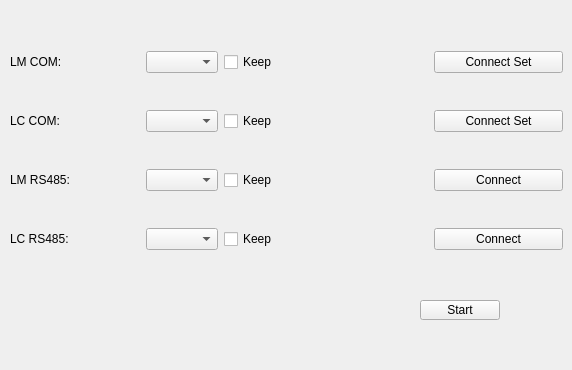
    <widget class="QWidget" name="tab_21">
     <attribute name="title">
      <string>RF</string>
     </attribute>
     <widget class="QWidget" name="layoutWidget">
      <property name="geometry">
       <rect>
        <x>10</x>
        <y>20</y>
        <width>553</width>
        <height>261</height>
       </rect>
      </property>
      <layout class="QVBoxLayout" name="verticalLayout_2">
       <item>
        <layout class="QHBoxLayout" name="horizontalLayout_10">
         <item>
          <widget class="QLabel" name="label_11">
           <property name="minimumSize">
            <size>
             <width>54</width>
             <height>0</height>
            </size>
           </property>
           <property name="text">
            <string>LM COM:</string>
           </property>
          </widget>
         </item>
         <item>
          <widget class="QComboBox" name="lmUsbCombox">
           <property name="sizePolicy">
            <sizepolicy hsizetype="Fixed" vsizetype="Fixed">
             <horstretch>0</horstretch>
             <verstretch>0</verstretch>
            </sizepolicy>
           </property>
          </widget>
         </item>
         <item>
          <widget class="QCheckBox" name="rfLMUsbCheckBox">
           <property name="sizePolicy">
            <sizepolicy hsizetype="Fixed" vsizetype="Fixed">
             <horstretch>0</horstretch>
             <verstretch>0</verstretch>
            </sizepolicy>
           </property>
           <property name="text">
            <string>Keep</string>
           </property>
          </widget>
         </item>
         <item>
          <spacer name="horizontalSpacer_14">
           <property name="orientation">
            <enum>Qt::Horizontal</enum>
           </property>
           <property name="sizeType">
            <enum>QSizePolicy::Fixed</enum>
           </property>
           <property name="sizeHint" stdset="0">
            <size>
             <width>150</width>
             <height>20</height>
            </size>
           </property>
          </spacer>
         </item>
         <item>
          <widget class="QPushButton" name="LMUSBCom">
           <property name="minimumSize">
            <size>
             <width>120</width>
             <height>0</height>
            </size>
           </property>
           <property name="text">
            <string>Connect Set</string>
           </property>
          </widget>
         </item>
        </layout>
       </item>
       <item>
        <layout class="QHBoxLayout" name="horizontalLayout_9">
         <item>
          <widget class="QLabel" name="label_6">
           <property name="minimumSize">
            <size>
             <width>54</width>
             <height>0</height>
            </size>
           </property>
           <property name="text">
            <string>LC COM:</string>
           </property>
          </widget>
         </item>
         <item>
          <widget class="QComboBox" name="LCUsbComBox">
           <property name="sizePolicy">
            <sizepolicy hsizetype="Fixed" vsizetype="Fixed">
             <horstretch>0</horstretch>
             <verstretch>0</verstretch>
            </sizepolicy>
           </property>
          </widget>
         </item>
         <item>
          <widget class="QCheckBox" name="rfLCUsbCheckBox">
           <property name="sizePolicy">
            <sizepolicy hsizetype="Fixed" vsizetype="Fixed">
             <horstretch>0</horstretch>
             <verstretch>0</verstretch>
            </sizepolicy>
           </property>
           <property name="text">
            <string>Keep</string>
           </property>
          </widget>
         </item>
         <item>
          <spacer name="horizontalSpacer_12">
           <property name="orientation">
            <enum>Qt::Horizontal</enum>
           </property>
           <property name="sizeType">
            <enum>QSizePolicy::Fixed</enum>
           </property>
           <property name="sizeHint" stdset="0">
            <size>
             <width>150</width>
             <height>20</height>
            </size>
           </property>
          </spacer>
         </item>
         <item>
          <widget class="QPushButton" name="LCUSBCom">
           <property name="minimumSize">
            <size>
             <width>120</width>
             <height>0</height>
            </size>
           </property>
           <property name="text">
            <string>Connect Set</string>
           </property>
          </widget>
         </item>
        </layout>
       </item>
       <item>
        <layout class="QHBoxLayout" name="horizontalLayout_8">
         <item>
          <widget class="QLabel" name="label_5">
           <property name="text">
            <string>LM RS485:</string>
           </property>
          </widget>
         </item>
         <item>
          <widget class="QComboBox" name="LM485ComBox">
           <property name="sizePolicy">
            <sizepolicy hsizetype="Fixed" vsizetype="Fixed">
             <horstretch>0</horstretch>
             <verstretch>0</verstretch>
            </sizepolicy>
           </property>
          </widget>
         </item>
         <item>
          <widget class="QCheckBox" name="rfLMRSCheckBox">
           <property name="sizePolicy">
            <sizepolicy hsizetype="Fixed" vsizetype="Fixed">
             <horstretch>0</horstretch>
             <verstretch>0</verstretch>
            </sizepolicy>
           </property>
           <property name="text">
            <string>Keep</string>
           </property>
          </widget>
         </item>
         <item>
          <spacer name="horizontalSpacer_8">
           <property name="orientation">
            <enum>Qt::Horizontal</enum>
           </property>
           <property name="sizeType">
            <enum>QSizePolicy::Fixed</enum>
           </property>
           <property name="sizeHint" stdset="0">
            <size>
             <width>150</width>
             <height>20</height>
            </size>
           </property>
          </spacer>
         </item>
         <item>
          <widget class="QPushButton" name="LMRS485Com">
           <property name="minimumSize">
            <size>
             <width>120</width>
             <height>0</height>
            </size>
           </property>
           <property name="text">
            <string>Connect</string>
           </property>
          </widget>
         </item>
        </layout>
       </item>
       <item>
        <layout class="QHBoxLayout" name="horizontalLayout_2">
         <item>
          <widget class="QLabel" name="label_7">
           <property name="text">
            <string>LC RS485:</string>
           </property>
          </widget>
         </item>
         <item>
          <widget class="QComboBox" name="LC485Combox">
           <property name="sizePolicy">
            <sizepolicy hsizetype="Fixed" vsizetype="Fixed">
             <horstretch>0</horstretch>
             <verstretch>0</verstretch>
            </sizepolicy>
           </property>
          </widget>
         </item>
         <item>
          <widget class="QCheckBox" name="rfLCRScheckBox">
           <property name="sizePolicy">
            <sizepolicy hsizetype="Fixed" vsizetype="Fixed">
             <horstretch>0</horstretch>
             <verstretch>0</verstretch>
            </sizepolicy>
           </property>
           <property name="text">
            <string>Keep</string>
           </property>
          </widget>
         </item>
         <item>
          <spacer name="horizontalSpacer_10">
           <property name="orientation">
            <enum>Qt::Horizontal</enum>
           </property>
           <property name="sizeType">
            <enum>QSizePolicy::Fixed</enum>
           </property>
           <property name="sizeHint" stdset="0">
            <size>
             <width>150</width>
             <height>20</height>
            </size>
           </property>
          </spacer>
         </item>
         <item>
          <widget class="QPushButton" name="LCRS485Com">
           <property name="minimumSize">
            <size>
             <width>120</width>
             <height>0</height>
            </size>
           </property>
           <property name="text">
            <string>Connect</string>
           </property>
          </widget>
         </item>
        </layout>
       </item>
      </layout>
     </widget>
     <widget class="QPushButton" name="LoRaStart">
      <property name="geometry">
       <rect>
        <x>420</x>
        <y>300</y>
        <width>80</width>
        <height>20</height>
       </rect>
      </property>
      <property name="text">
       <string>Start</string>
      </property>
     </widget>
     <widget class="QLabel" name="LoRalabel">
      <property name="geometry">
       <rect>
        <x>10</x>
        <y>300</y>
        <width>131</width>
        <height>61</height>
       </rect>
      </property>
      <property name="font">
       <font>
        <pointsize>14</pointsize>
       </font>
      </property>
      <property name="text">
       <string/>
      </property>
     </widget>
    </widget>
